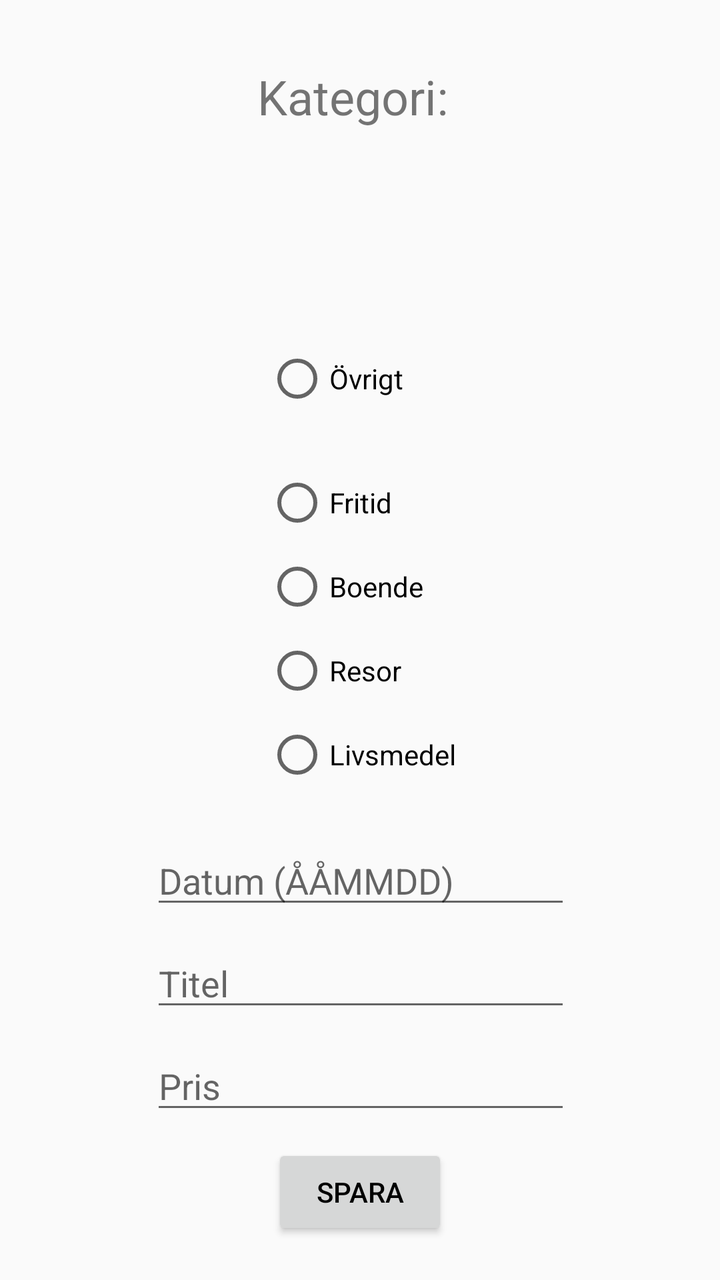
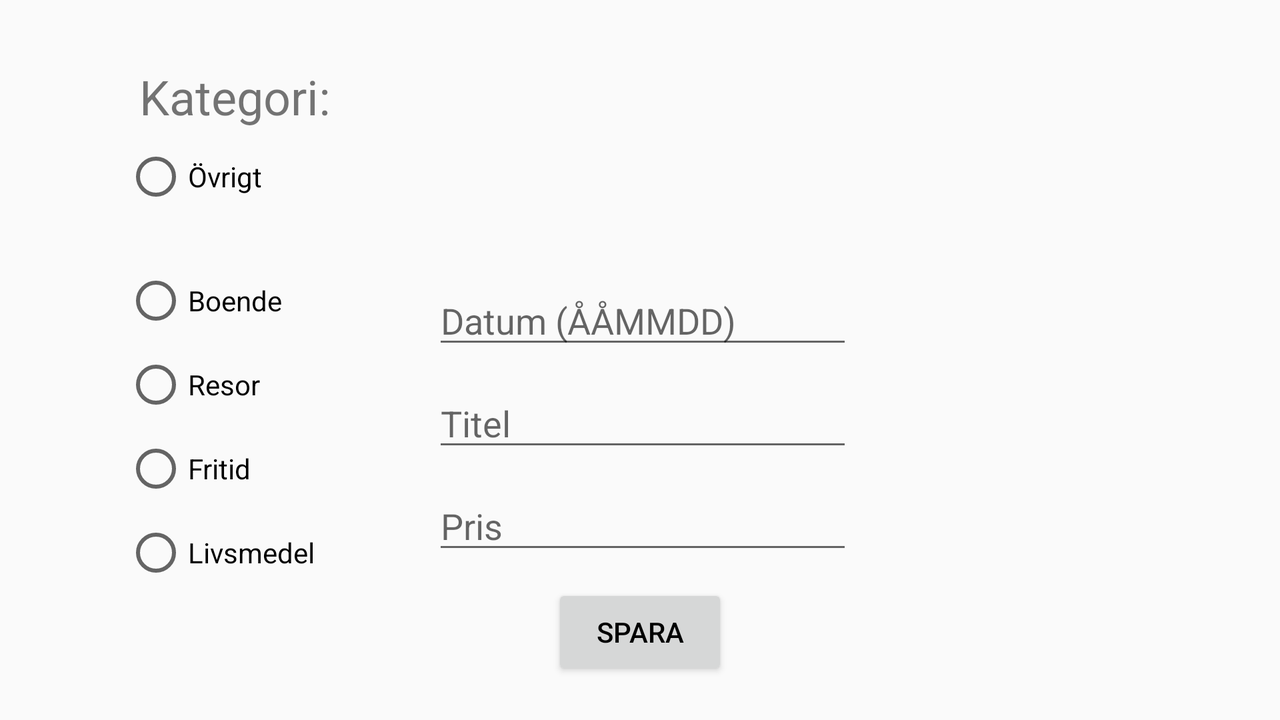

An Android layout and its configuration variant, each rendered on a device that would load it. The default file and the variant file are quoted in full after the pictures.
<!-- AndroidManifest.xml: application theme AppTheme -->
<!-- res/layout/activity_expense_input.xml -->
<?xml version="1.0" encoding="utf-8"?>
<android.support.constraint.ConstraintLayout xmlns:android="http://schemas.android.com/apk/res/android"
    xmlns:app="http://schemas.android.com/apk/res-auto"
    xmlns:tools="http://schemas.android.com/tools"
    android:layout_width="match_parent"
    android:layout_height="match_parent"
    tools:context="com.example.ai0204.p1.ExpenseInputActivity">

    <RadioGroup
        android:id="@+id/rbgExpenses"
        android:layout_width="wrap_content"
        android:layout_height="231dp"
        android:layout_marginStart="8dp"
        android:layout_marginTop="8dp"
        android:layout_marginEnd="8dp"
        android:layout_marginBottom="8dp"
        app:layout_constraintBottom_toTopOf="@+id/dateEditText"
        app:layout_constraintEnd_toEndOf="parent"
        app:layout_constraintHorizontal_bias="0.501"
        app:layout_constraintStart_toStartOf="parent"
        app:layout_constraintTop_toBottomOf="@+id/catTextView"
        app:layout_constraintVertical_bias="0.947">

        <RadioButton
            android:id="@+id/misRB"
            android:layout_width="wrap_content"
            android:layout_height="wrap_content"
            android:layout_marginLeft="8dp"
            android:layout_marginRight="8dp"
            android:layout_marginBottom="30dp"
            android:text="Övrigt"
            app:layout_constraintBottom_toTopOf="@+id/dateEditText"
            app:layout_constraintHorizontal_bias="0.284"
            app:layout_constraintLeft_toLeftOf="parent"
            app:layout_constraintRight_toRightOf="parent" />

        <RadioButton
            android:id="@+id/leisureRB"
            android:layout_width="wrap_content"
            android:layout_height="wrap_content"
            android:layout_marginLeft="8dp"
            android:layout_marginRight="8dp"
            android:layout_marginBottom="10dp"
            android:text="Fritid"
            app:layout_constraintBottom_toTopOf="@+id/travelRB"
            app:layout_constraintHorizontal_bias="0.279"
            app:layout_constraintLeft_toLeftOf="parent"
            app:layout_constraintRight_toRightOf="parent" />

        <RadioButton
            android:id="@+id/housingRB"
            android:layout_width="wrap_content"
            android:layout_height="wrap_content"
            android:layout_marginLeft="8dp"
            android:layout_marginRight="8dp"
            android:layout_marginBottom="10dp"
            android:text="Boende"
            app:layout_constraintBottom_toTopOf="@+id/misRB"
            app:layout_constraintHorizontal_bias="0.292"
            app:layout_constraintLeft_toLeftOf="parent"
            app:layout_constraintRight_toRightOf="parent" />

        <RadioButton
            android:id="@+id/travelRB"
            android:layout_width="wrap_content"
            android:layout_height="wrap_content"
            android:layout_marginLeft="8dp"
            android:layout_marginRight="8dp"
            android:layout_marginBottom="10dp"
            android:text="Resor"
            app:layout_constraintBottom_toTopOf="@+id/housingRB"
            app:layout_constraintHorizontal_bias="0.282"
            app:layout_constraintLeft_toLeftOf="parent"
            app:layout_constraintRight_toRightOf="parent" />

        <RadioButton
            android:id="@+id/foodRB"
            android:layout_width="wrap_content"
            android:layout_height="wrap_content"
            android:layout_marginLeft="8dp"
            android:layout_marginRight="8dp"
            android:layout_marginBottom="10dp"
            android:text="Livsmedel"
            app:layout_constraintBottom_toTopOf="@+id/leisureRB"
            app:layout_constraintHorizontal_bias="0.307"
            app:layout_constraintLeft_toLeftOf="parent"
            app:layout_constraintRight_toRightOf="parent" />
    </RadioGroup>

    <TextView
        android:id="@+id/catTextView"
        android:layout_width="wrap_content"
        android:layout_height="wrap_content"
        android:layout_marginLeft="16dp"
        android:layout_marginTop="32dp"
        android:layout_marginRight="16dp"
        android:layout_marginBottom="10dp"
        android:text="Kategori:"
        android:textSize="24sp"
        app:layout_constraintBottom_toTopOf="@+id/foodRB"
        app:layout_constraintHorizontal_bias="0.484"
        app:layout_constraintLeft_toLeftOf="parent"
        app:layout_constraintRight_toRightOf="parent"
        app:layout_constraintTop_toTopOf="parent"
        app:layout_constraintVertical_bias="0.096" />

    <EditText
        android:id="@+id/dateEditText"
        android:layout_width="wrap_content"
        android:layout_height="wrap_content"
        android:layout_marginLeft="8dp"
        android:layout_marginRight="8dp"
        android:layout_marginBottom="10dp"
        android:ems="10"
        android:hint="Datum (ÅÅMMDD)"
        android:inputType="textPersonName"
        app:layout_constraintBottom_toTopOf="@+id/titleEditText"
        app:layout_constraintHorizontal_bias="0.503"
        app:layout_constraintLeft_toLeftOf="parent"
        app:layout_constraintRight_toRightOf="parent" />

    <EditText
        android:id="@+id/titleEditText"
        android:layout_width="wrap_content"
        android:layout_height="wrap_content"
        android:layout_marginLeft="8dp"
        android:layout_marginRight="8dp"
        android:layout_marginBottom="10dp"
        android:ems="10"
        android:hint="Titel"
        android:inputType="textPersonName"
        app:layout_constraintBottom_toTopOf="@+id/priceEditText"
        app:layout_constraintHorizontal_bias="0.503"
        app:layout_constraintLeft_toLeftOf="parent"
        app:layout_constraintRight_toRightOf="parent" />

    <EditText
        android:id="@+id/priceEditText"
        android:layout_width="wrap_content"
        android:layout_height="wrap_content"
        android:layout_marginLeft="8dp"
        android:layout_marginRight="8dp"
        android:layout_marginBottom="10dp"
        android:ems="10"
        android:hint="Pris"
        android:inputType="textPersonName"
        app:layout_constraintBottom_toTopOf="@+id/saveButton"
        app:layout_constraintHorizontal_bias="0.503"
        app:layout_constraintLeft_toLeftOf="parent"
        app:layout_constraintRight_toRightOf="parent" />

    <Button
        android:id="@+id/saveButton"
        android:layout_width="wrap_content"
        android:layout_height="wrap_content"
        android:onClick="saveClick"
        android:text="Spara"
        app:layout_constraintBottom_toBottomOf="parent"
        android:layout_marginBottom="20dp"
        android:layout_marginRight="8dp"
        app:layout_constraintRight_toRightOf="parent"
        android:layout_marginLeft="8dp"
        app:layout_constraintLeft_toLeftOf="parent" />
</android.support.constraint.ConstraintLayout>
<!-- resources referenced by this layout -->
<resources>
  <style name="AppTheme" parent="Base.Theme.AppCompat.Light.DarkActionBar">
          
          <item name="colorPrimary">@color/colorPrimary</item>
          <item name="colorPrimaryDark">@color/colorPrimaryDark</item>
          <item name="colorAccent">@color/colorAccent</item>
          <item name="android:textColorPrimary">#000000</item>
  
      </style>
</resources>
<!-- res/layout-land/activity_expense_input.xml (the repository's variant of the layout above) -->
<!-- drawn on the phone turned sideways -->
<?xml version="1.0" encoding="utf-8"?>
<android.support.constraint.ConstraintLayout xmlns:android="http://schemas.android.com/apk/res/android"
    xmlns:app="http://schemas.android.com/apk/res-auto"
    xmlns:tools="http://schemas.android.com/tools"
    android:layout_width="match_parent"
    android:layout_height="match_parent"
    tools:context="com.example.ai0204.p1.ExpenseInputActivity">

    <RadioGroup
        android:id="@+id/rbgExpenses"
        android:layout_width="wrap_content"
        android:layout_height="234dp"
        android:layout_marginStart="8dp"
        android:layout_marginTop="8dp"
        android:layout_marginEnd="8dp"
        android:layout_marginBottom="8dp"
        app:layout_constraintBottom_toTopOf="@+id/dateEditText"
        app:layout_constraintEnd_toEndOf="parent"
        app:layout_constraintHorizontal_bias="0.09"
        app:layout_constraintStart_toStartOf="parent"
        app:layout_constraintTop_toBottomOf="@+id/catTextView"
        app:layout_constraintVertical_bias="0.0">

        <RadioButton
            android:id="@+id/misRB"
            android:layout_width="wrap_content"
            android:layout_height="wrap_content"
            android:layout_marginLeft="8dp"
            android:layout_marginRight="8dp"
            android:layout_marginBottom="30dp"
            android:text="Övrigt"
            app:layout_constraintBottom_toTopOf="@+id/dateEditText"
            app:layout_constraintHorizontal_bias="0.284"
            app:layout_constraintLeft_toLeftOf="parent"
            app:layout_constraintRight_toRightOf="parent" />

        <RadioButton
            android:id="@+id/housingRB"
            android:layout_width="wrap_content"
            android:layout_height="wrap_content"
            android:layout_marginLeft="8dp"
            android:layout_marginRight="8dp"
            android:layout_marginBottom="10dp"
            android:text="Boende"
            app:layout_constraintBottom_toTopOf="@+id/misRB"
            app:layout_constraintHorizontal_bias="0.292"
            app:layout_constraintLeft_toLeftOf="parent"
            app:layout_constraintRight_toRightOf="parent" />

        <RadioButton
            android:id="@+id/travelRB"
            android:layout_width="wrap_content"
            android:layout_height="wrap_content"
            android:layout_marginLeft="8dp"
            android:layout_marginRight="8dp"
            android:layout_marginBottom="10dp"
            android:text="Resor"
            app:layout_constraintBottom_toTopOf="@+id/housingRB"
            app:layout_constraintHorizontal_bias="0.282"
            app:layout_constraintLeft_toLeftOf="parent"
            app:layout_constraintRight_toRightOf="parent" />

        <RadioButton
            android:id="@+id/leisureRB"
            android:layout_width="wrap_content"
            android:layout_height="wrap_content"
            android:layout_marginLeft="8dp"
            android:layout_marginRight="8dp"
            android:layout_marginBottom="10dp"
            android:text="Fritid"
            app:layout_constraintBottom_toTopOf="@+id/travelRB"
            app:layout_constraintHorizontal_bias="0.279"
            app:layout_constraintLeft_toLeftOf="parent"
            app:layout_constraintRight_toRightOf="parent" />

        <RadioButton
            android:id="@+id/foodRB"
            android:layout_width="wrap_content"
            android:layout_height="wrap_content"
            android:layout_marginLeft="8dp"
            android:layout_marginRight="8dp"
            android:layout_marginBottom="10dp"
            android:text="Livsmedel"
            app:layout_constraintBottom_toTopOf="@+id/leisureRB"
            app:layout_constraintHorizontal_bias="0.307"
            app:layout_constraintLeft_toLeftOf="parent"
            app:layout_constraintRight_toRightOf="parent" />
    </RadioGroup>

    <TextView
        android:id="@+id/catTextView"
        android:layout_width="wrap_content"
        android:layout_height="wrap_content"
        android:layout_marginLeft="16dp"
        android:layout_marginTop="32dp"
        android:layout_marginRight="16dp"
        android:layout_marginBottom="10dp"
        android:text="Kategori:"
        android:textSize="24sp"
        app:layout_constraintBottom_toTopOf="@+id/foodRB"
        app:layout_constraintHorizontal_bias="0.105"
        app:layout_constraintLeft_toLeftOf="parent"
        app:layout_constraintRight_toRightOf="parent"
        app:layout_constraintTop_toTopOf="parent"
        app:layout_constraintVertical_bias="0.043" />

    <EditText
        android:id="@+id/dateEditText"
        android:layout_width="wrap_content"
        android:layout_height="wrap_content"
        android:layout_marginLeft="8dp"
        android:layout_marginRight="8dp"
        android:layout_marginBottom="10dp"
        android:ems="10"
        android:hint="Datum (ÅÅMMDD)"
        android:inputType="textPersonName"
        app:layout_constraintBottom_toTopOf="@+id/titleEditText"
        app:layout_constraintHorizontal_bias="0.503"
        app:layout_constraintLeft_toLeftOf="parent"
        app:layout_constraintRight_toRightOf="parent" />

    <EditText
        android:id="@+id/titleEditText"
        android:layout_width="wrap_content"
        android:layout_height="wrap_content"
        android:layout_marginLeft="8dp"
        android:layout_marginRight="8dp"
        android:layout_marginBottom="10dp"
        android:ems="10"
        android:hint="Titel"
        android:inputType="textPersonName"
        app:layout_constraintBottom_toTopOf="@+id/priceEditText"
        app:layout_constraintHorizontal_bias="0.503"
        app:layout_constraintLeft_toLeftOf="parent"
        app:layout_constraintRight_toRightOf="parent" />

    <EditText
        android:id="@+id/priceEditText"
        android:layout_width="wrap_content"
        android:layout_height="wrap_content"
        android:layout_marginLeft="8dp"
        android:layout_marginRight="8dp"
        android:layout_marginBottom="10dp"
        android:ems="10"
        android:hint="Pris"
        android:inputType="textPersonName"
        app:layout_constraintBottom_toTopOf="@+id/saveButton"
        app:layout_constraintHorizontal_bias="0.503"
        app:layout_constraintLeft_toLeftOf="parent"
        app:layout_constraintRight_toRightOf="parent" />

    <Button
        android:id="@+id/saveButton"
        android:layout_width="wrap_content"
        android:layout_height="wrap_content"
        android:onClick="saveClick"
        android:text="Spara"
        app:layout_constraintBottom_toBottomOf="parent"
        android:layout_marginBottom="20dp"
        android:layout_marginRight="8dp"
        app:layout_constraintRight_toRightOf="parent"
        android:layout_marginLeft="8dp"
        app:layout_constraintLeft_toLeftOf="parent" />
</android.support.constraint.ConstraintLayout>
